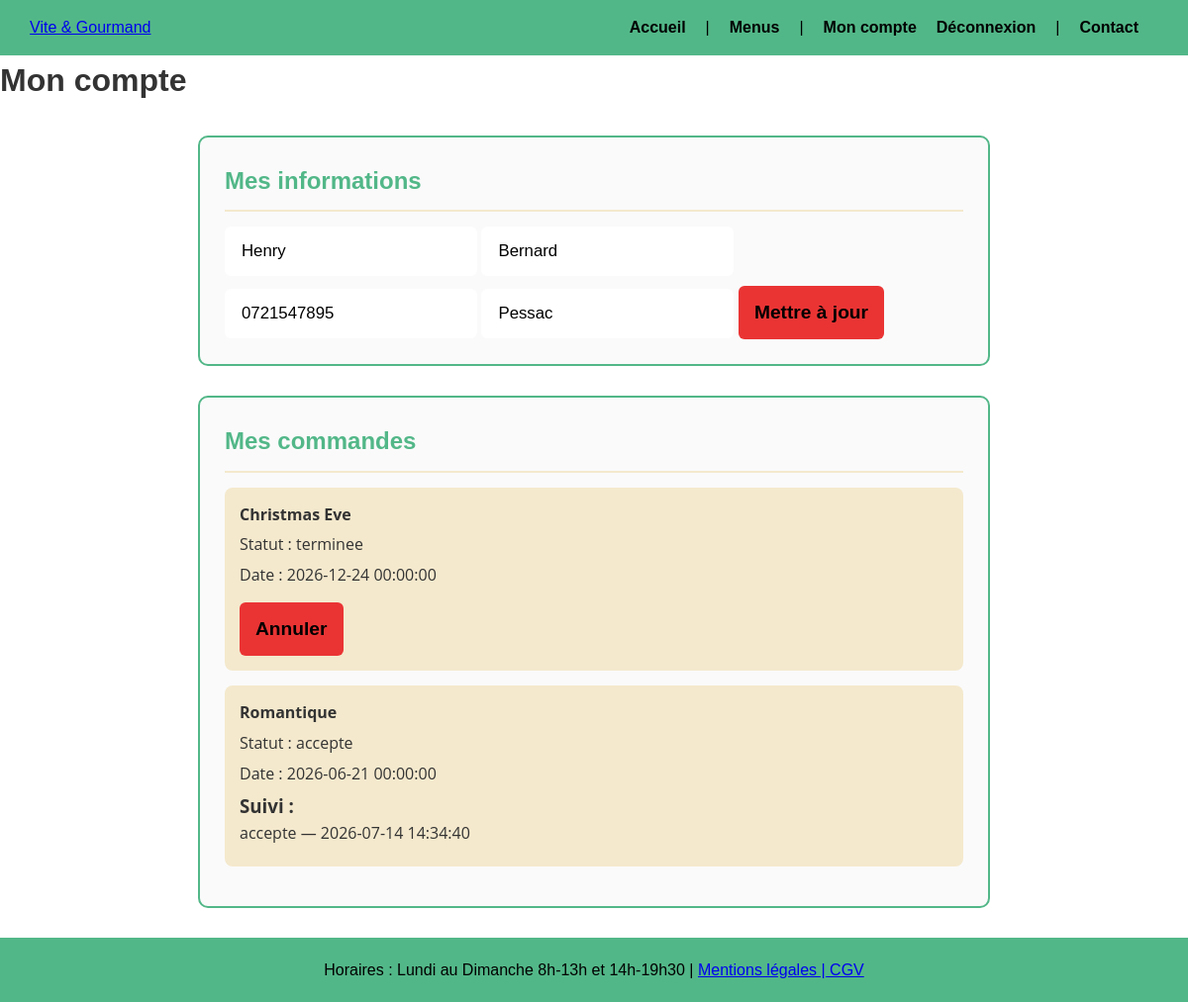
The page /pages/espace_connecte.php (signed in) on the database its author committed.
### tables this page shows
CREATE TABLE UTILISATEUR (
    id INT PRIMARY KEY AUTO_INCREMENT,
    nom VARCHAR(100) NOT NULL,
    prenom VARCHAR(100) NOT NULL,
    email VARCHAR (150) UNIQUE NOT NULL,
    mot_de_passe VARCHAR(255) NOT NULL,
    telephone VARCHAR(20),
    adresse VARCHAR(255),
    role ENUM('utilisateur','employe','administrateur') DEFAULT 'utilisateur',
    actif BOOLEAN DEFAULT TRUE,
    created_at DATETIME DEFAULT CURRENT_TIMESTAMP
);

CREATE TABLE COMMANDE (
    id INT PRIMARY KEY AUTO_INCREMENT,
    id_utilisateur INT NOT NULL,
    id_menu INT NOT NULL,
    nb_personnes INT NOT NULL,
    date_prestation DATETIME NOT NULL, 
    heure_prestation TIME NOT NULL,
    adresse_prestation VARCHAR(255) NOT NULL,
    ville_prestation VARCHAR(100) NOT NULL, 
    statut ENUM('en attente','accepte','en preparation','en cours de livraison','livre','en attente retour materiel','terminee','annulee') DEFAULT 'en attente',
    prix_total DECIMAL(10,2),
    prix_livraison DECIMAL(10,2) DEFAULT 0,
    created_at DATETIME DEFAULT CURRENT_TIMESTAMP,
    FOREIGN KEY (id_utilisateur) REFERENCES UTILISATEUR(id),
    FOREIGN KEY (id_menu) REFERENCES MENU(id)
);

CREATE TABLE MENU (
    id INT PRIMARY KEY AUTO_INCREMENT,
    titre VARCHAR(150) NOT NULL,
    description TEXT,
    theme ENUM('noel','paques','vegetarien','evenement','romantique') NOT NULL,
    regime ENUM('vegetarien','vegan','classique') DEFAULT 'classique',
    nb_personnes_min INT NOT NULL,
    prix_base DECIMAL(10,2) NOT NULL,
    stock INT DEFAULT 0,
    created_at DATETIME DEFAULT CURRENT_TIMESTAMP
);

CREATE TABLE SUIVI_COMMANDE (
    id INT PRIMARY KEY AUTO_INCREMENT,
    id_commande INT NOT NULL,
    statut VARCHAR(100) NOT NULL,
    date_heure DATETIME DEFAULT CURRENT_TIMESTAMP,
    id_employe INT,
    FOREIGN KEY (id_commande) REFERENCES COMMANDE(id) ON DELETE CASCADE,
    FOREIGN KEY (id_employe) REFERENCES UTILISATEUR(id)
);

### pages/espace_connecte.php (the view, shortened to what this page needs)
<?php
require_once '../config/database.php';
include 'includes/site_top.php';
class UserAccount
{
    private PDO $pdo;
    private int $userId;
    public function __construct(PDO $pdo, int $userId)
    {
        $this->pdo = $pdo;
        $this->userId = $userId;
    }
    public function getInfos(): array
    {
        $stmt = $this->pdo->prepare(
            'SELECT nom, prenom, email, telephone, adresse
            FROM utilisateur WHERE id = :id'
        );
        $stmt->execute([':id' => $this->userId]);
        return $stmt->fetch(PDO::FETCH_ASSOC) ?: [];
    }
}
class UserCommandes
{
    private PDO $pdo;
    private int $userId;
    public function __construct(PDO $pdo, int $userId)
    {
        $this->pdo = $pdo;
        $this->userId = $userId;
    }
    public function getCommandes(): array
    {
        $stmt = $this->pdo->prepare(
            'SELECT c.id, c.statut, c.date_prestation, m.titre as menu
            FROM commande c
            JOIN menu m ON c.id_menu = m.id
            WHERE c.id_utilisateur = :id
            ORDER BY c.date_prestation DESC'
        );
        $stmt->execute([':id' => $this->userId]);
        return $stmt->fetchAll(PDO::FETCH_ASSOC);
    }
    public function getSuivi(int $commandeId): array
    {
        $stmt = $this->pdo->prepare(
            'SELECT statut, date_heure
            FROM suivi_commande
            WHERE id_commande = :id
            ORDER BY date_heure ASC'
        );
        $stmt->execute([':id' => $commandeId]);
        return $stmt->fetchAll(PDO::FETCH_ASSOC);
    }
}
class MonComptePage
{
    private UserAccount $account;
    private UserCommandes $commandes;
    public function __construct(PDO $pdo, int $userId)
    {
        $this->account = new UserAccount($pdo, $userId);
        $this->commandes = new UserCommandes($pdo, $userId);
    }
    public function render(): void
    {
        $infos = $this->account->getInfos();
        $commandes = $this->commandes->getCommandes();
        ?>
        <main>
            <h1>Mon compte</h1>
            <section class="infos-personnelles">
                <h2>Mes informations</h2>
                <form method="POST">
                    <input type="text" name="nom" value="<?= htmlspecialchars($infos['nom']) ?>" required>
                    <input type="text" name="prenom" value="<?= htmlspecialchars($infos['prenom']) ?>" required>
                    <input type="text" name="telephone" value="<?= htmlspecialchars($infos['telephone']) ?>" required>
                    <input type="text" name="adresse" value="<?= htmlspecialchars($infos['adresse']) ?>" required>
                    <button type="submit" name="update_infos">Mettre à jour</button>
                </form>
            </section>
            <section class="mes-commandes">
                <h2>Mes commandes</h2>
                <?php if (empty($commandes)): ?>
                    <p>Aucune commande pour le moment.</p>
                <?php else: ?>
                    <?php foreach ($commandes as $commande): ?>
                        <div class="commande">
                            <p><strong><?= htmlspecialchars($commande['menu']) ?></strong></p>
                            <p>Statut : <?= htmlspecialchars($commande['statut']) ?></p>
                            <p>Date : <?= htmlspecialchars($commande['date_prestation']) ?></p>
                            <?php if ($commande['statut'] !== 'accepte'): ?>
                                <form method="POST">
                                    <button type="submit" name="annuler_commande">Annuler</button>
                                </form>
                            <?php endif; ?>
                            <?php if ($commande['statut'] === 'accepte'): ?>
                                <h3>Suivi :</h3>
                                <?php $suivi = $this->commandes->getSuivi($commande['id']); ?>
                                <?php foreach ($suivi as $etape): ?>
                                    <p><?= htmlspecialchars($etape['statut']) ?>
                                    — <?= htmlspecialchars($etape['date_heure']) ?></p>
                                <?php endforeach; ?>
                            <?php endif; ?>
                        </div>
                    <?php endforeach; ?>
                <?php endif; ?>
            </section>
        </main>
        <?php
        include 'includes/site_bottom.php';
    }
}
$userId = (int) $_SESSION['user']['id'];
$page = new MonComptePage($pdo, $userId);
$page->handleRequest();
$page->render();

### public/css/style.css (style rules this page uses)
* { margin: 0; padding: 0; box-sizing: border-box; }
body { font-family: 'Open Sans', sans-serif; background-color: #FFFFFF; color: #333; }

### public/css/index.css (style rules this page uses)
* { box-sizing: border-box; }
html, body { height: 100vh !important; min-height: 100vh !important; margin: 0 !important; padding: 0 !important; display: flex !important; flex-direction: column !important; }
main, .container { flex: 1 !important; width: 100% !important; }

### public/css/css_global.css (style rules this page uses)
.infos-personnelles, .mes-commandes { max-width: 800px; margin: 30px auto; padding: 25px; background-color: #FAFAFA; border: 2px solid #52B788; border-radius: 10px; }
.infos-personnelles h2, .mes-commandes h2 { color: #52B788; font-family: 'Nunito', sans-serif; margin-bottom: 15px; border-bottom: 2px solid #F4E9CD; padding-bottom: 10px; }
.commande { background-color: #F4E9CD; border-radius: 8px; padding: 15px; margin-bottom: 15px; font-family: 'Open Sans', sans-serif; }
.commande p { margin-bottom: 5px; color: #333; }
.commande button { padding: 8px 15px; background-color: #FF6B6B; color: white; border: none; border-radius: 5px; font-family: 'Nunito', sans-serif; font-weight: bold; cursor: pointer; margin-top: 10px; }
main input[type="text"], main input[type="email"], main input[type="password"] { padding: 14px 16px; border: 1px solid #ffffff; border-radius: 6px; font-size: 1.05rem; transition: all 0.3s; }
main button[type="submit"] { padding: 16px; font-size: 1.2rem; font-weight: bold; border: none; border-radius: 6px; cursor: pointer; margin-top: 10px; transition: all 0.3s; }
main button[type="submit"] { background-color: #ea3434; color: black; }
body { font-family: Arial, Helvetica, sans-serif; background-color: #ffffff; margin: 0; padding: 20px; line-height: 1.6; }

### rows shown on the page
utilisateur: nom "Henry", prenom "Bernard", telephone "0721547895", adresse "Pessac"
commande: id_menu.titre "Christmas Eve", statut "terminee", date_prestation "2026-12-24 00:00:00"
commande: id_menu.titre "Romantique", statut "accepte", date_prestation "2026-06-21 00:00:00"
suivi_commande: statut "accepte", date_heure "2026-07-14 14:34:40"

### other values the page prints
$this->hours "Lundi au Dimanche 8h-13h et 14h-19h30"
